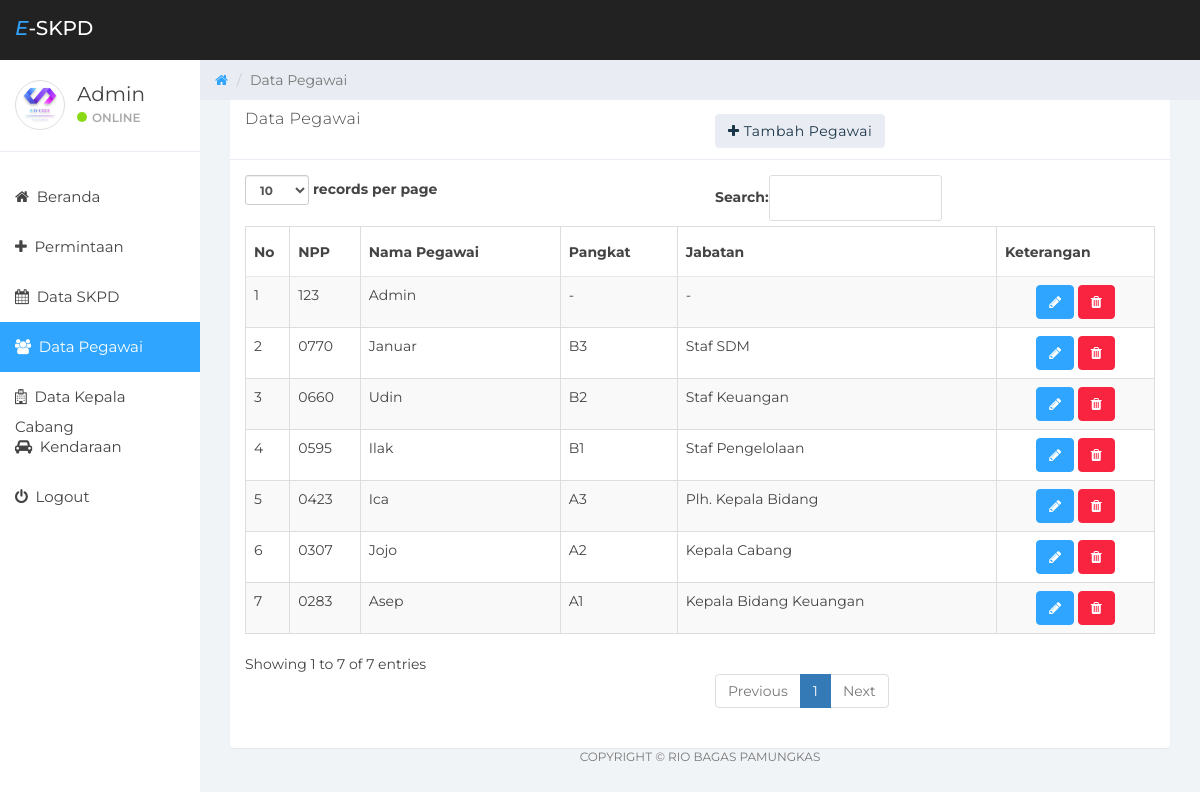
The app's page /admin/data_pegawai.php (signed in) with its own data.
### tables this page shows
CREATE TABLE `pegawai` (
  `npp` varchar(20) NOT NULL,
  `password` varchar(50) NOT NULL,
  `hak_akses` enum('admin','pegawai','kepala_cabang') NOT NULL,
  `nama_pegawai` varchar(50) NOT NULL,
  `jenis_kelamin` enum('Laki-laki','Perempuan') NOT NULL,
  `pangkat` varchar(30) NOT NULL,
  `jabatan` varchar(100) NOT NULL,
  `konseptor` varchar(30) NOT NULL
);

### admin/data_pegawai.php (the view, shortened to what this page needs)
<?php
$npp = ($_SESSION['id_eskpd']);
?>
<!DOCTYPE html>
<html>
<head>
	<link href="../assets/css/bootstrap.min.css" rel="stylesheet">
	<link href="../assets/css/font-awesome.min.css" rel="stylesheet">
	<link href="../assets/css/datepicker3.css" rel="stylesheet">
	<link href="../assets/css/styles.css" rel="stylesheet">
</head>
<body>
	<nav class="navbar navbar-custom navbar-fixed-top" role="navigation">
		<div class="container-fluid">
			<div class="navbar-header">
				<a class="navbar-brand" href="#"><i><span>E</span></i>-SKPD</a>
			</div>
		</div>
	</nav>
	<div id="sidebar-collapse" class="col-sm-3 col-lg-2 sidebar">
		<div class="profile-sidebar">
			<div class="profile-userpic">
				<img src="../assets/images/logo.png" class="img-thumbnail" alt="">
			</div>
			<div class="profile-usertitle">
				<?php
				include '../dbconfig.php';
        		$data = mysqli_query($connect, "SELECT * FROM pegawai WHERE npp = '$npp'");
				while($row = mysqli_fetch_array($data)){
        		?>
					<div class="profile-usertitle-name"><?php echo $row['nama_pegawai']; ?></div>
				<?php } ?>
				<div class="profile-usertitle-status"><span class="indicator label-success"></span>Online</div>
			</div>
		</div>
		<ul class="nav menu">
			<li><a href="index.php"><em class="fa fa-home">&nbsp;</em> Beranda</a></li>
			<li><a href="permintaan.php"><em class="fa fa-plus">&nbsp;</em> Permintaan</a></li>
			<li><a href="data_skpd.php"><em class="fa fa-calendar">&nbsp;</em> Data SKPD</a></li>
			<li class="active"><a href="data_pegawai.php"><em class="fa fa-users">&nbsp;</em> Data Pegawai</a></li>
			<li><a href="data_kantor.php"><em class="fa fa-hospital-o">&nbsp;</em> Data Kepala Cabang</a></li>
			<li><a href="data_kendaraan.php"><em class="fa fa-automobile">&nbsp;</em> Kendaraan</a></li>
			<li><a href="../logout.php"><em class="fa fa-power-off">&nbsp;</em> Logout</a></li>
		</ul>
	</div>
	<div class="col-sm-9 col-sm-offset-3 col-lg-10 col-lg-offset-2 main">
		<div class="row">
			<ol class="breadcrumb">
				<li><a href="index.php">
					<em class="fa fa-home"></em>
				</a></li>
				<li class="active">Data Pegawai</li>
			</ol>
		</div>
		<div class="col-md-12 col-md-offset-0">
            <div class="panel panel-default panel-table">
				<div class="panel-heading">
					<div class="row">
						<div class="col col-xs-6">
							<h3 class="panel-title">Data Pegawai</h3>
						</div>
						<div class="col-xs-3 col-md-3 col-lg-3">
							<a href="tambah_pegawai.php" class="btn btn-default"><em class="fa fa-plus"></em> Tambah Pegawai</a>
						</div>
					</div>
				</div>
				<div class="panel-body">
					<table class="table table-striped table-bordered table-list">
						<thead>
							<tr>
								<th>No</th>
								<th>NPP</th>
								<th>Nama Pegawai</th>
								<th>Pangkat</th>
								<th>Jabatan</th>
								<th>Keterangan</th>
							</tr>
						</thead>
						<tbody>
							<?php $no=1;
								include '../dbconfig.php';
								$tampil = mysqli_query($connect, "SELECT * FROM pegawai order by npp desc");
							$no=1;
							foreach ($tampil as $row){
								echo "<tr>
								<td>".$no."</td>
								<td>".$row['npp']."</td>
								<td>".$row['nama_pegawai']."</td>
								<td>".$row['pangkat']."</td>
								<td>".$row['jabatan']."</td> " ?>
								<td align="center">
								<a href="update_pegawai.php?npp=<?php echo $row['npp']; ?>" class="btn btn-primary"><em class="fa fa-pencil"></em></a>
								<a data-href="delete_pegawai.php?npp=<?php echo $row['npp']; ?>" data-toggle='modal' data-target='#konfirmasi_hapus' class="btn btn-danger"><em class="fa fa-trash"></em></a>
								</td>
								</tr><?php
								$no++;
							}?>
						</tbody>
					</table>
				</div>
				<div class="col-sm-12">
					<p class="back-link">Copyright &copy; Rio Bagas Pamungkas</p>
				</div>
			</div>
		</div>
	</div>
</body>
</html>

### assets/css/styles.css (style rules this page uses)
body { background: #f1f4f7; padding-top: 60px; font-size: 14px; color: #444444; font-family: "Montserrat", "Helvetica Neue", Helvetica, Arial, sans-serif; }
p { color: #777; }
a, a:hover, a:focus { color: #30a5ff; }
h1, h2, h3, h4, h5, h6 { color: #444444; }
h3, h4 { font-weight: 300; }
.navbar-custom { background: #222; height: 60px; }
.navbar-header .navbar-brand { color: #fff; font-size: 20px; text-transform: uppercase; font-weight: 500; height: 60px; padding-top: 18px; }
.navbar-header .navbar-brand span { color: #30a5ff; }
.btn-default, .btn-default:hover, .btn-default:focus, .btn-default:active, .btn-default.active, .open > .dropdown-toggle.btn-default, .btn-default.disabled, .btn-default[disabled], fieldset[disabled] .btn-default, .btn-default.disabled:hover, .btn-default[disabled]:hover, fieldset[disabled] .btn-default:hover, .btn-default.disabled:focus, .btn-default[disabled]:focus, fieldset[disabled] .btn-default:focus, .btn-default.disabled:active, .btn-default[disabled]:active, fieldset[disabled] .btn-default:active, .btn-default.disabled.active, .btn-default[disabled].active, fieldset[disabled] .btn-default.active { background-color: #e9ecf2; border-color: #e9ecf2; color: #1b3548; }
.btn-primary, .btn-primary:hover, .btn-primary:focus, .btn-primary:active, .btn-primary.active, .open > .dropdown-toggle.btn-primary, .btn-primary.disabled, .btn-primary[disabled], fieldset[disabled] .btn-primary, .btn-primary.disabled:hover, .btn-primary[disabled]:hover, fieldset[disabled] .btn-primary:hover, .btn-primary.disabled:focus, .btn-primary[disabled]:focus, fieldset[disabled] .btn-primary:focus, .btn-primary.disabled:active, .btn-primary[disabled]:active, fieldset[disabled] .btn-primary:active, .btn-primary.disabled.active, .btn-primary[disabled].active, fieldset[disabled] .btn-primary.active { background-color: #30a5ff; border-color: #30a5ff; }
.btn-danger, .btn-danger:hover, .btn-danger:focus, .btn-danger:active, .btn-danger.active, .open > .dropdown-toggle.btn-danger, .btn-danger.disabled, .btn-danger[disabled], fieldset[disabled] .btn-danger, .btn-danger.disabled:hover, .btn-danger[disabled]:hover, fieldset[disabled] .btn-danger:hover, .btn-danger.disabled:focus, .btn-danger[disabled]:focus, fieldset[disabled] .btn-danger:focus, .btn-danger.disabled:active, .btn-danger[disabled]:active, fieldset[disabled] .btn-danger:active, .btn-danger.disabled.active, .btn-danger[disabled].active, fieldset[disabled] .btn-danger.active { background-color: #f9243f; border-color: #f9243f; }
.label-success { background-color: #8ad919; }
.panel { border: 0; }
.panel-heading { font-size: 20px; font-weight: 300; letter-spacing: 0.025em; height: 60px; line-height: 38px; }
.panel-default .panel-heading { background: #fff; border-bottom: 1px solid #e9ecf2; color: #444444; }
.navbar { border: 0; }
.sidebar { display: block; padding: 0; display: none; box-shadow: none; background: #fff; }
.sidebar ul { margin: 20px 0px; }
@media (min-width: 768px) { .sidebar { display: block; position: fixed; top: 60px; bottom: 0; left: 0; z-index: 1000; display: block; margin: 0; padding: 0; overflow-x: hidden; overflow-y: auto; } }
@media (min-width: 768px) { .navbar-header { width: 100%; } }
.sidebar ul.nav .active a, .sidebar ul.nav li.parent a.active, .sidebar ul.nav .active > a:hover, .sidebar ul.nav li.parent a.active:hover, .sidebar ul.nav .active > a:focus, .sidebar ul.nav li.parent a.active:focus { color: #fff; background-color: #30a5ff; }
.sidebar ul.nav li a { height: 50px; font-size: 15px; line-height: 2em; color: #444444; }
.profile-sidebar { padding: 10px 0; border-bottom: 1px solid #e9ecf2; }
.indicator { width: 10px; height: 10px; display: inline-block; border-radius: 9999px; margin-right: 5px; }
.profile-userpic img { float: left; margin: 10px 0px 0px 15px; width: 50px; height: 50px; border-radius: 9999px !important; }
.profile-usertitle { float: left; text-align: left; margin: 10px 0 0 12px; }
.profile-usertitle-name { font-size: 20px; margin-bottom: 0px; }
.profile-usertitle-status { text-transform: uppercase; color: #AAA; font-size: 12px; font-weight: 600; margin-bottom: 15px; }
.breadcrumb { border-radius: 0; padding: 10px 15px 10px 15px; background: #e9ecf2; margin: 0; }
.table { background: #fff; }
.table > thead > tr > th { border-bottom: 1px solid #e6e7e8; vertical-align: middle; height: 50px; }
p.back-link { text-align: center; margin-bottom: 20px; font-size: 12px; text-transform: uppercase; }

### records on screen
pegawai: nama_pegawai "Admin", npp "123", pangkat "-", jabatan "-"
pegawai: npp "0770", nama_pegawai "Januar", pangkat "B3", jabatan "Staf SDM"
pegawai: npp "0660", nama_pegawai "Udin", pangkat "B2", jabatan "Staf Keuangan"
pegawai: npp "0595", nama_pegawai "Ilak", pangkat "B1", jabatan "Staf Pengelolaan"
pegawai: npp "0423", nama_pegawai "Ica", pangkat "A3", jabatan "Plh. Kepala Bidang"
pegawai: npp "0307", nama_pegawai "Jojo", pangkat "A2", jabatan "Kepala Cabang"
pegawai: npp "0283", nama_pegawai "Asep", pangkat "A1", jabatan "Kepala Bidang Keuangan"
